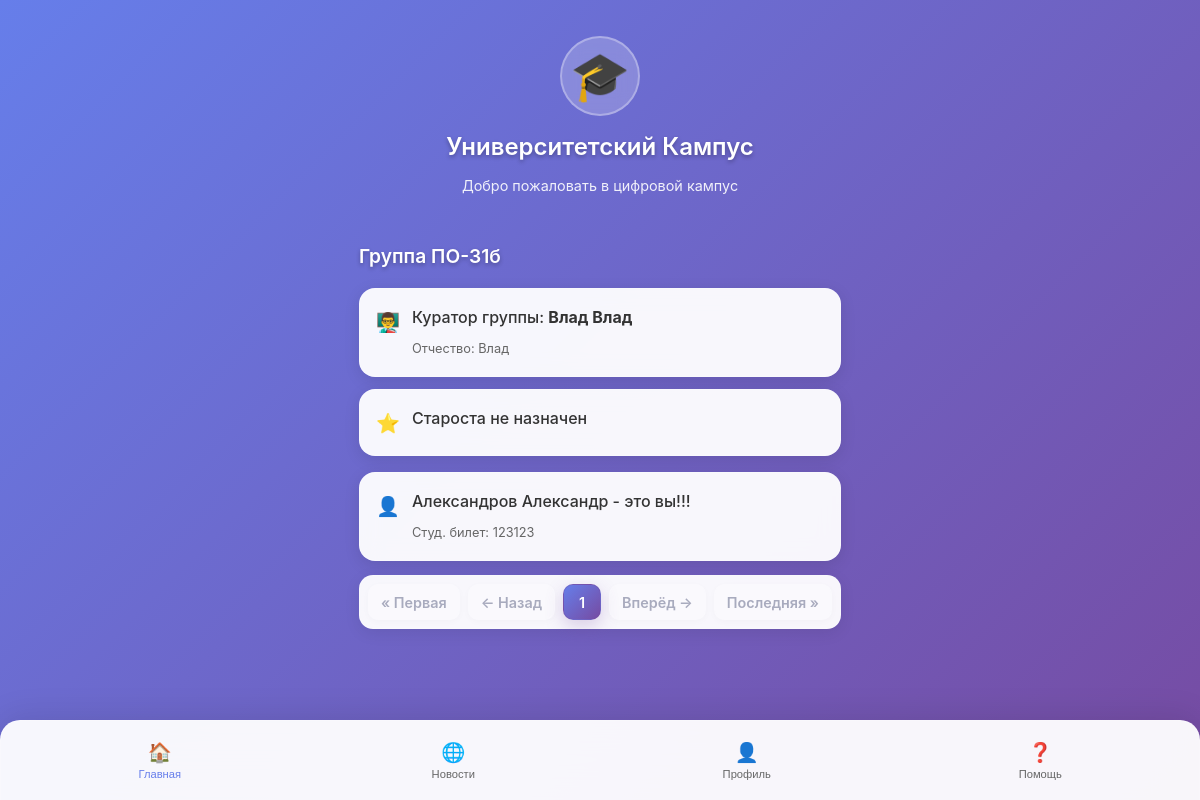
Page /group/ on the earlier database version.
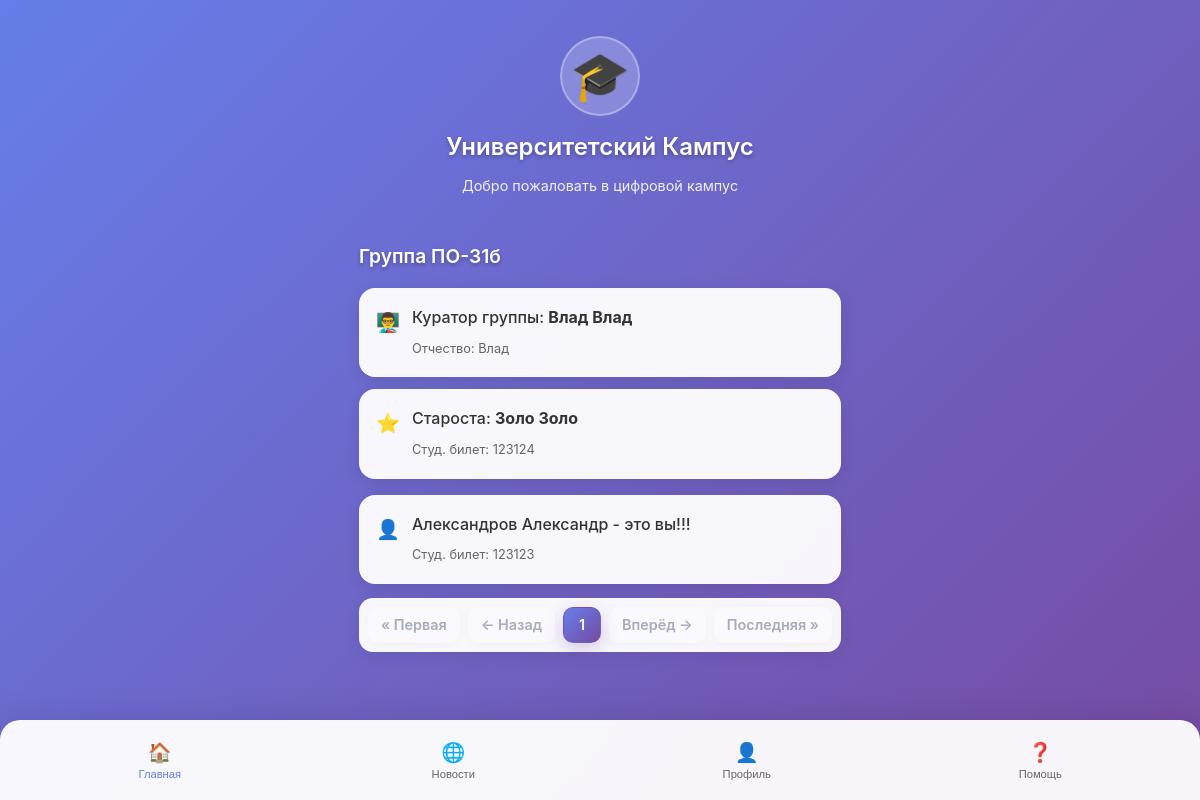
Same page on the later database version.
### main/models.py (models this page shows, shortened)
class Student(models.Model):
    person = models.OneToOneField(Person, on_delete=models.CASCADE, related_name='student')
    university = models.ForeignKey('University', on_delete=models.CASCADE, related_name='students')
    student_group = models.ForeignKey(StudentGroup, on_delete=models.PROTECT, related_name='students')
    student_id = models.CharField("Номер студенческого билета", max_length=32, unique=True)
    current_year = models.PositiveSmallIntegerField(
        validators=[MinValueValidator(1), MaxValueValidator(6)], help_text="Курс (1..6)"
    )
    admission_year = models.PositiveSmallIntegerField() # год поступления

### main/views/student.py (the view)
# urls.py: path('group/', views.student_group_view, name='student_group_view'),
def student_group_view(request):
    PAGINATOR_COUNT = 20
    person = Person.objects.filter(pk=1).first()
    student = getattr(person, "student", None) if person else None
    if not student:
        return HttpResponseForbidden("Доступно только для студентов")
    group = student.student_group
    curator = group.curator.person if group else None
    qs = (
        Student.objects
        .filter(student_group=group)
        .select_related("person")
        .prefetch_related(
            Prefetch("roles", queryset=StudentRole.objects.all(), to_attr="roles_data")
        )
        .order_by("person__last_name", "person__first_name", "person__middle_name")
    )
    paginator = Paginator(qs, PAGINATOR_COUNT)
    page_obj = paginator.get_page(request.GET.get("page", 1))
    classmates = []
    headman = None
    for s in page_obj.object_list:
        if s.person.role.permission == "Headman":
            headman = { "name": str(s.person), "student_id": s.student_id, "is_me": s == student }
            continue
        classmates.append({
            "name": str(s.person),
            "student_id": s.student_id,
            "is_me": s == student,
        })
    context = {
        "group_name": group.name,
        "classmates": classmates,
        "curator": curator,
        "headman": headman,
        "page_obj": page_obj,
        "paginator": paginator,
        "is_paginated": page_obj.has_other_pages(),
    }
    return render(request, 'main/group/group_list.html', context)

### main/models.py (called while the page is built)
    def __str__(self):
        return f"{self.last_name} {self.first_name}"

### main/templates/main/group/group_list.html (shortened to what this page needs)
{% extends 'main/index.html' %}
{% load static %}
{% load humanize %}
{% block extra_styles %}
    <link rel="stylesheet" href="{% static 'css/nl_paginator.css' %}">
{% endblock %}
{% block content %}
    <section class="notifications">
        <h2 class="section-title">Группа {{ group_name }}</h2>
        <div class="notification-item" style="margin-bottom: 12px;">
            <div class="notification-icon">👨‍🏫</div>
            <div class="notification-content">
                {% if curator %}
                    <p class="notification-text">
                        Куратор группы: <strong>{{ curator.last_name }} {{ curator.first_name }}</strong>
                    </p>
                    {% if curator.middle_name %}
                        <span class="notification-time">Отчество: {{ curator.middle_name }}</span>
                    {% endif %}
                {% else %}
                    <p class="notification-text">Куратор пока не назначен</p>
                {% endif %}
            </div>
        </div>
        <div class="notification-item" style="margin-bottom: 16px;">
            <div class="notification-icon">⭐</div>
            <div class="notification-content">
                {% if headman %}
                    <p class="notification-text">
                        Староста: <strong>{{ headman.name }}</strong>
                    </p>
                    <span class="notification-time">Студ. билет: {{ headman.student_id }}</span>
                {% else %}
                    <p class="notification-text">Староста не назначен</p>
                {% endif %}
            </div>
        </div>
        <div class="notifications-list">
            {% for s in classmates %}
                <article class="notification-item">
                    <div class="notification-icon">👤</div>
                    <div class="notification-content">
                        <p class="notification-text">
                            {{ s.name }}
                            {% if s.is_me %}<span class="badge">- это вы!!!</span>{% endif %}
                        </p>
                        <span class="notification-time">Студ. билет: {{ s.student_id }}</span>
                    </div>
                </article>
            {% empty %}
                <p>В группе пока нет других студентов.</p>
            {% endfor %}
        </div>
        {% include 'main/menu/paginator.html'%}
    </section>
{% endblock %}

Differences in the rows shown:
added Student: student_id "123124"
Other differences:
{{ headman.name }}: (not shown) → "Золо Золо"
text no longer shown: "Староста не назначен"
text now shown: "Староста: Студ. билет:"
